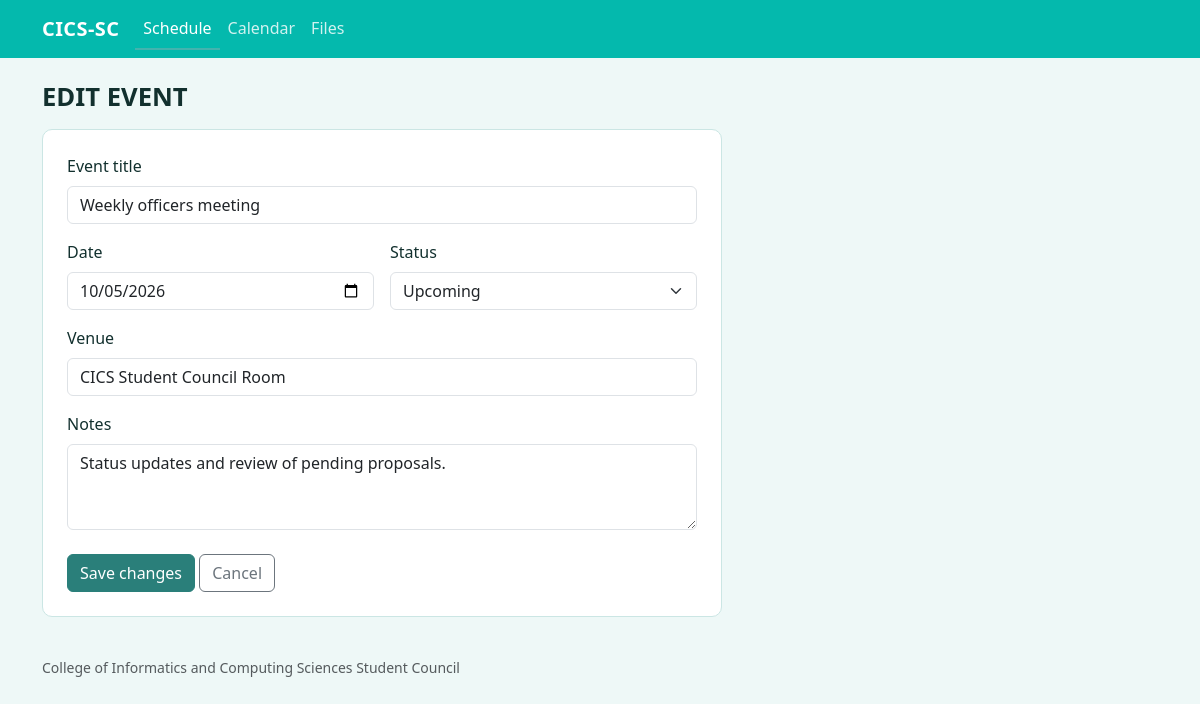
Page /event_form.php?id=1 on the committed database.
### tables this page shows
CREATE TABLE events (
  id          INT AUTO_INCREMENT PRIMARY KEY,
  title       VARCHAR(100) NOT NULL,
  event_date  DATE         NOT NULL,
  venue       VARCHAR(100) NOT NULL DEFAULT '',
  status      ENUM('Upcoming','Done','Cancelled') NOT NULL DEFAULT 'Upcoming',
  description TEXT,
  created_at  TIMESTAMP    NOT NULL DEFAULT CURRENT_TIMESTAMP
);

### config.php (called while the page is built, shortened)
<?php
$STATUSES   = ['Upcoming', 'Done', 'Cancelled'];
function e($value)
{
    return htmlspecialchars((string)$value, ENT_QUOTES, 'UTF-8');
}

### event_form.php (the view, shortened to what this page needs)
<?php
require 'config.php';
$id    = (int)($_GET['id'] ?? 0);
$event = ['title' => '', 'event_date' => '', 'venue' => '', 'status' => 'Upcoming', 'description' => ''];
if ($id) {
    $stmt = $pdo->prepare('SELECT * FROM events WHERE id = ?');
    $stmt->execute([$id]);
    $event = $stmt->fetch();
} elseif (is_valid_date($_GET['date'] ?? '')) {
    $event['event_date'] = $_GET['date'];
}
$fromCalendar = isset($_GET['date']) || ($_GET['from'] ?? '') === 'calendar';
require 'header.php';
?>
<h1 class="mb-3"><?= $id ? 'Edit event' : 'Add event' ?></h1>
<form method="post" class="panel p-4" style="max-width: 680px">
  <div class="mb-3">
    <label class="form-label" for="title">Event title</label>
    <input class="form-control" id="title" name="title" maxlength="100" required value="<?= e($event['title']) ?>">
  </div>
  <div class="row g-3 mb-3">
    <div class="col-md-6">
      <label class="form-label" for="event_date">Date</label>
      <input class="form-control" type="date" id="event_date" name="event_date" required value="<?= e($event['event_date']) ?>">
    </div>
    <div class="col-md-6">
      <label class="form-label" for="status">Status</label>
      <select class="form-select" id="status" name="status">
        <?php foreach ($STATUSES as $s): ?><option <?= $s === $event['status'] ? 'selected' : '' ?>><?= e($s) ?></option><?php endforeach; ?>
      </select>
    </div>
  </div>
  <div class="mb-3">
    <label class="form-label" for="venue">Venue</label>
    <input class="form-control" id="venue" name="venue" maxlength="100" value="<?= e($event['venue']) ?>">
  </div>
  <div class="mb-4">
    <label class="form-label" for="description">Notes</label>
    <textarea class="form-control" id="description" name="description" rows="3"><?= e($event['description']) ?></textarea>
  </div>
  <button class="btn btn-primary" type="submit"><?= $id ? 'Save changes' : 'Add event' ?></button>
  <a class="btn btn-outline-secondary" href="<?= $fromCalendar ? 'calendar.php' . (is_valid_date($event['event_date']) ? '?m=' . e(substr($event['event_date'], 0, 7)) : '') : 'index.php' ?>">Cancel</a>
</form>
<?php require 'footer.php'; ?>

### style.css (style rules this page uses)
:root { --verdigris: #43B3AE; --primary: #2A7F7A; --deep: #04b9ad; --mist: #EEF8F7; --soft: #D7EFED; --line: #CBE6E4; --ink: #12302E; --muted: #587371; }
body { background: var(--mist); color: var(--ink); }
a { color: var(--primary); }
h1 { font-size: 1.6rem; font-weight: 800; text-transform: uppercase; }
.panel { background: #fff; border: 1px solid var(--line); border-radius: 10px; }
.btn-primary { --bs-btn-bg: var(--primary); --bs-btn-border-color: var(--primary); --bs-btn-hover-bg: var(--deep); --bs-btn-hover-border-color: var(--deep); --bs-btn-active-bg: var(--deep); --bs-btn-active-border-color: var(--deep); --bs-btn-disabled-bg: var(--primary); --bs-btn-disabled-border-color: var(--primary); }

### rows in the picture
events: title "Weekly officers meeting", event_date "10/05/2026", venue "CICS Student Council Room", description "Status updates and review of pending proposals."

### other values in the picture
form field status "Upcoming"
